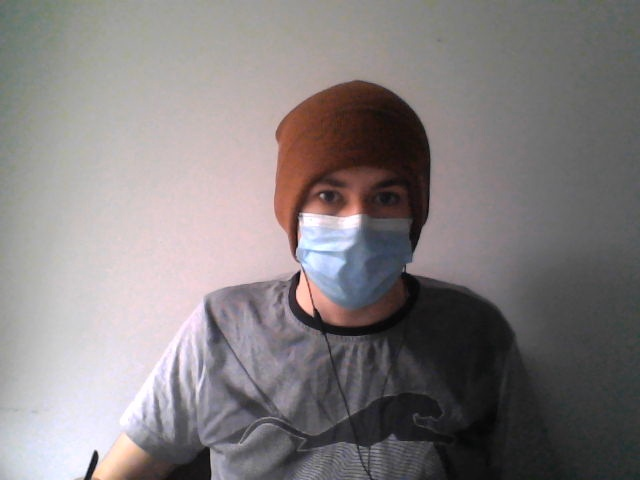
#> input picture images/mask/michal_mask_21.jpg, 640 x 480 px
$ python 2_label_bbox_keypoints.py
#> lines starting #> are read from the running program, lines starting #| are printed output that depends on the picture; after the words box and inside, x2 and y2 are one past the last pixel; in counts of white or black regions, pixels touching at a corner belong together
# https://stackoverflow.com/questions/55149171/how-to-get-roi-bounding-box-coordinates-with-mouse-clicks-instead-of-guess-che
# https://docs.opencv.org/master/db/d5b/tutorial_py_mouse_handling.html

import pandas as pd
import cv2
#import os
from pathlib import Path


########################### CONSTANTS


PATH_DATASET = Path("./images")
PATH_MASK    = PATH_DATASET/"mask"
PATH_NOMASK  = PATH_DATASET/"no_mask"
PATH_BADMASK = PATH_DATASET/"bad_mask"

TEXT_FONT      = cv2.FONT_HERSHEY_SIMPLEX
TEXT_COORDS    = (30, 50)
TEXT_SCALE     = 0.8
TEXT_COLOR     = (255, 0, 0)  # Blue (BGR)
TEXT_THICKNESS = 2 # 2 px

BBOX_COLOR     = (36,255,12) # light green (BGR)
BBOX_THICKNESS = 2

KEYPOINT_COLOR     = (36,12,255) # red (BGR)
KEYPOINT_THICKNESS = 2
KEYPOINT_LEN       = 10


########################### BOUNDING BOX Labeler

class BoundingBoxLabeler():

	def __init__(self, img):

		self.img_original = img
		self.img_bbox = self.img_original.copy()
		self.top_left_coords = None
		self.clicked = False
		self.is_bbox = False

		cv2.namedWindow("image")
		cv2.setMouseCallback("image", self.mouse_events)

	# [26 lines left out: function mouse_events, not called in this run]

	def wait_for_bbox(self):

		# Wait for bounding box (see mouse events)
		while not self.is_bbox:

			cv2.imshow("image", self.img_bbox)

			# Close program with keyboard "ESCAPE"
			key = cv2.waitKey(1)
			if key == 27:
				cv2.destroyAllWindows()
				exit(1)

		x = self.top_left_coords[0]
		y = self.top_left_coords[1]
		w = self.width
		h = self.height

		return x,y,w,h


########################### KEY_POINT Labeler


class KeyPointLabeler():

	# [40 lines left out: functions __init__, mouse_events, wait_for_keypoints, not called in this run]


if __name__ == "__main__":

	df = pd.DataFrame()

	classes = {
		"MASK":     PATH_MASK,
		"NO_MASK":  PATH_NOMASK,
		"BAD_MASK": PATH_BADMASK,
	}

	for class_name, class_path in classes.items():

		#imgs_paths = os.listdir(class_path)    # This returns images_filenames
		imgs_paths = list(class_path.iterdir()) # This returns images_realive_paths

		for i, img_path in enumerate(imgs_paths):

			if str(img_path).endswith('.jpg'):

				img = cv2.imread(str(img_path))
#> img is the input picture: shape (480, 640, 3); mean B, G, R 127, 126.2, 131.8

				cv2.putText(img, class_name+" "+str(i+1)+"/"+str(len(imgs_paths)), TEXT_COORDS, TEXT_FONT, TEXT_SCALE, TEXT_COLOR, TEXT_THICKNESS, cv2.LINE_AA)
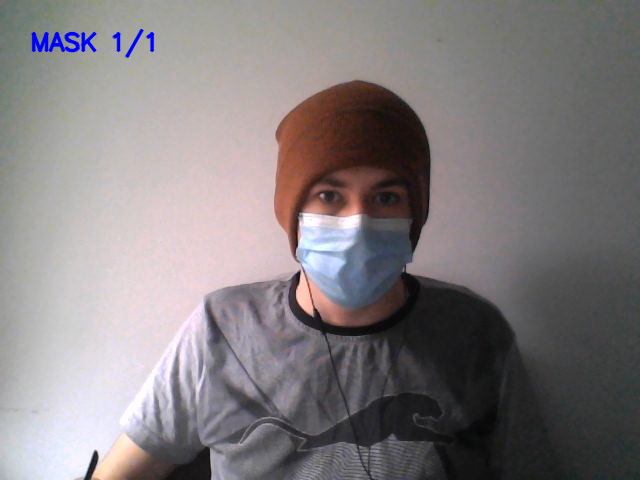
#> img: shape (480, 640, 3); 0.45% of pixels changed, all inside (x1, y1, x2, y2) = (31, 28, 155, 58)

				bbox_labeler = BoundingBoxLabeler(img=img)
				x,y,h,w      = bbox_labeler.wait_for_bbox()
#> (key Esc is pressed here)
#> (the run stopped early here; a loop or call above may not have finished)
